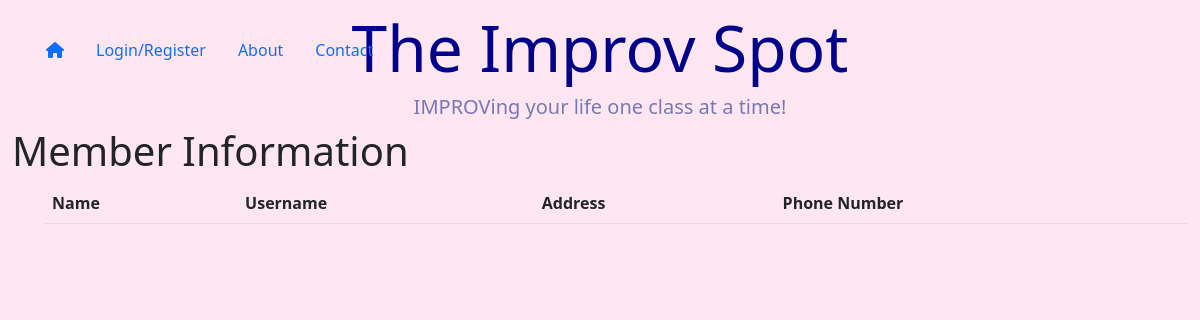
/test, run on an earlier commit of the app's database.
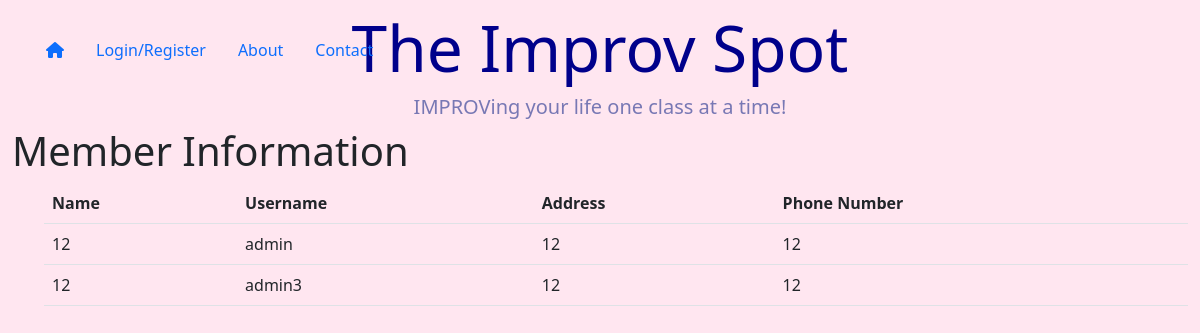
And on a later commit of the database.
### app.py (models this page shows, shortened)
class User(db.Model):
    id = db.Column(db.Integer, primary_key=True, autoincrement=True)
    username = db.Column(db.String(30), unique=True, nullable=False)
    hash = db.Column(db.String, nullable=False)
    name = db.Column(db.String(50), nullable=False)
    phone_number = db.Column(db.String)
    address = db.Column(db.String)
    total_payments = db.Column(db.Integer)
    current_payment = db.Column(db.Integer) # how much the user currently pays for a class
    weekly_status = db.Column(db.JSON)  # Storing a dictionary as JSON

### app.py (the view)
@app.route('/test')
def test():
    users = db.session.query(User).all()
    for user in users:
        print(user.name)
        print(user.weekly_status, type(user.weekly_status))
    return render_template('test.html', users=users)

### templates/test.html (shortened to what this page needs)
{% extends "layout.html" %}
{% block main %}
    <h1>Member Information</h1>
    <ul>
        <table class="table">
            <tr>
                <th>Name</th>
                <th>Username</th>
                <th>Address</th>
                <th>Phone Number</th>
            </tr>
        {% for user in users %}
                <tr>
                    <td>{{ user.name }}</td>
                    <td>{{ user.username }}</td>
                    <td>{{ user.phone_number }}</td>
                    <td>{{ user.address }}</td>
                </tr>
        {% endfor %}
    </table>
    </ul>
{% endblock %}

### templates/layout.html (shortened to what this page needs)
<!DOCTYPE html>
<html>
    <head>
        <link href="https://cdn.jsdelivr.net/npm/bootstrap@5.0.2/dist/css/bootstrap.min.css" rel="stylesheet">
        <link href="/static/styles.css" rel="stylesheet">
    </head>
    <body>
        <header>
            <h1 class="display-3">The Improv Spot</h1>
            <h2 class="h5"> IMPROVing your life one class at a time!</h2>
            <ul class="nav justify-content-left">
                <li class="nav-item">
                <a class="nav-link active" href="#"><i class="fas fa-home"></i></a>
                </li>
                {% if session['username'] %}
                <li class="nav-item">
                    <a class="nav-link" href="/account">Account</a>
                </li>
                {% else %}
                <li class="nav-item">
                    <a class="nav-link" href="/login">Login/Register</a>
                </li>
                {% endif %}
                <li class="nav-item">
                <a class="nav-link" href="#">About</a>
                </li>
                <li class="nav-item">
                <a class="nav-link active" href="#" tabindex="-1" aria-disabled="true">Contact</a>
                </li>
            </ul>
        </header>
        <main class="container-fluid">{% block main %}{% endblock %}</main>
    </body>
</html>

### static/styles.css (style rules this page uses)
body { background-color: #ffe6f0 }
header h1 { color: #00008B; margin-top: 10px; text-align: center; }
header h2 { text-align: center; color: #7878b4; }
.nav { position: fixed; top: 20px; left: 20px; padding: 10px; }

What changed in the data, as far as the page shows it:
added User: name "12", username "admin", phone_number "12", address "12"
added User: name "12", username "admin3", phone_number "12", address "12"
